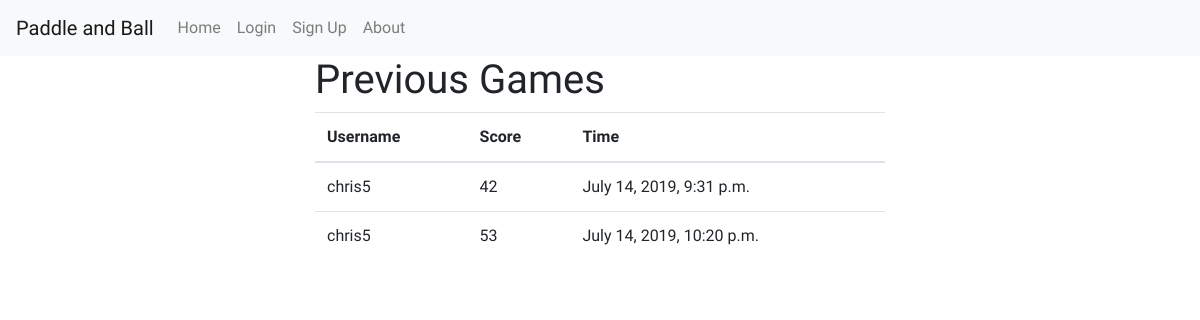
/game/previous_scores/5/, run on the app's committed database.
### game/models.py (models this page shows)
class Game(models.Model):
    user = models.ForeignKey(User, on_delete=models.CASCADE)
    score = models.IntegerField()
    time = models.DateTimeField(auto_now=True)

### game/views.py (the view)
# urls.py: path('previous_scores/<id>/', PlayerHistory.as_view(), name = "player_history"),
class PlayerHistory(ListView):
    model = Game
    template_name = "game/player_list.html"
    context_object_name = "game_list"
    def get_queryset(self):
        queryset = super().get_queryset()
        return queryset.filter(user = self.kwargs['id'])

### game/templates/game/player_list.html (shortened to what this page needs)
{% extends 'base.html' %}
{% block content %}
    <h1>Previous Games</h1>
    <table class="table">
        <thead>
            <tr>
                <th scope="col">Username</th>
                <th scope="col">Score</th>
                <th scope="col">Time</th>
            </tr>
        </thead>
    {% for game in game_list %}
        <tr>
            <td>{{ game.user }}</td>
            <td>{{ game.score }}</td>
            <td>{{ game.time }}</td>
        </tr>
    {% endfor %}
    </table>
{% endblock %}

### static/css/master.css (style rules this page uses)
body { font-family: 'Squada One', cursive; }

### data on the page
Game: user "chris5", score "42", time "July 14, 2019, 9:31 p.m."
Game: user "chris5", score "53", time "July 14, 2019, 10:20 p.m."
